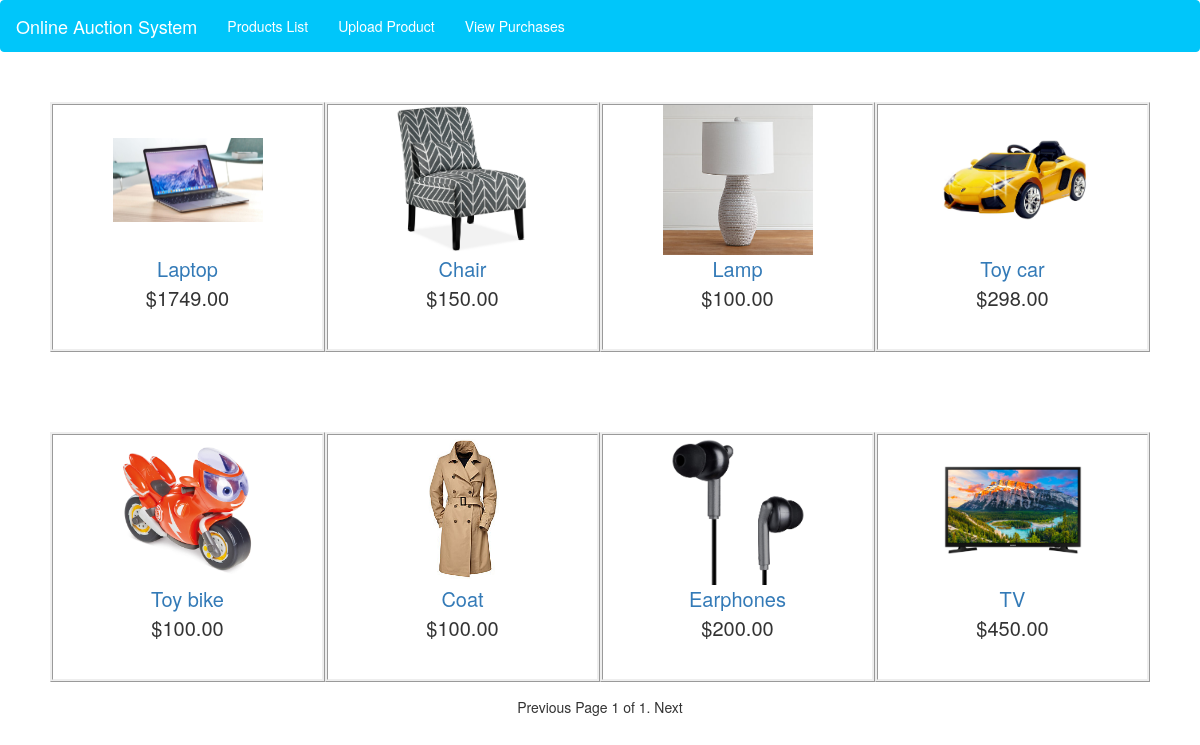
The page /home/productslist/ on the database its author committed.
### products/models.py (models this page shows)
class Product(models.Model):
	productid = models.AutoField(primary_key=True, auto_created= True)
	userid = models.IntegerField(blank = True, null =True)
	winnerid = models.IntegerField(blank = True, null =True)
	productname = models.CharField(max_length=100)
	category = models.CharField(max_length=100)
	description = models.TextField()
	price = models.DecimalField(decimal_places=2,max_digits=7)
	quantity = models.IntegerField()
	image = models.ImageField(blank = True, null =True, upload_to='static/images/')
	endtime = models.DateTimeField(blank = True, null =True)
	highestbid = models.DecimalField(decimal_places=2,max_digits=7, null=True)

### pages/views.py (the view)
# urls.py: path('home/productslist/', products_list_view, name='products-list-view'),
def products_list_view(request, *args, **kwargs):
	all_products = Product.objects.all()
	print('pg no ',request.GET.get('page'))
	if request.GET.get('page') == None:
		page_number = 1
	else:
		page_number = request.GET.get('page')
	if request.GET.get('productid') != None:
		product_id = request.GET.get('productid')
		print('productid',product_id)
		return HttpResponseRedirect(reverse('product-view',kwargs={"productid": product_id}))
	paginator = Paginator(all_products, 8) # 8 items per page
	products = paginator.page(page_number)
	return render(request, 'viewlistings.html', {'products': products})

### templates/viewlistings.html
{% extends 'home.html' %}
{% block content %}
		<div class="row" align="center" style="margin-top: 50px; margin-left: 50px; margin-right: 50px;">
			{% for instance in products %}
				<div class="col-md-3" style="border-style: ridge; height: 250px;">
				<div style="width: 150px;height: 150px"><img src="/{{instance.image}}" style="width: 150px;height: 150px;object-fit: contain;" ></div>
				<p style="font-size: 20px;">
					<a href="?productid={{instance.productid}}">{{instance.productname}}</a><br/>
					${{instance.price}}<br/>
				</p>
				</div>
		        {% if forloop.counter|divisibleby:4 and not forloop.last %}
		        </div><div class="row" align="center" style="margin-top: 80px; margin-left: 50px; margin-right: 50px;">
		        {% endif %}
			{% endfor %}
		</div>
		<div align="center" style="margin-top: 15px;">
	    	{% if products.has_previous %}
	    	<a href="?page={{products.previous_page_number}}">Previous</a> {% else %}
	    	<span>Previous</span> {% endif %}
	    	<span>
	    	Page {{products.number}} of {{products.paginator.num_pages}}.
	    	</span> {% if products.has_next %}
	    	<a href="?page={{products.next_page_number}}">Next</a> {% else %}
	    	<span>Next</span> {% endif %}
		</div>
{% endblock %}

### templates/home.html (shortened to what this page needs)
<!doctype html>
<html>
	<head>
		<link rel="stylesheet" href="https://maxcdn.bootstrapcdn.com/bootstrap/3.4.1/css/bootstrap.min.css">
		{% load static %}
		<link href="{% static 'css/main.css' %}" rel="stylesheet">
	</head>
	<body>
		<nav class="navbar navbar-default">
		  <div class="container-fluid">
		    <div class="navbar-header">
		      <a class="navbar-brand" href="{% url 'home-view' %}">Online Auction System</a>
		    </div>
		    <ul class="nav navbar-nav">
		    	<li><a href="{% url 'products-list-view' %}">Products List</a></li>
		      	<li><a href="{% url 'upload-product-view' %}">Upload Product</a></li>
		      	<li><a href="{% url 'purchases-view' %}">View Purchases</a></li>
		    </ul>
		  </div>
		</nav>
		<p>
		{% block content%}{% endblock %}
		</p>
	</body>
</html>

### static/css/main.css (style rules this page uses)
html { height:100%; }
.navbar-default { background-color: #00C6FA ; border-color: #00C6FA; }
.navbar-default a { color: white !important; }

### rows shown on the page
Product: image (picture), productname "Laptop", price "1749.00"
Product: image (picture), productname "Chair", price "150.00"
Product: image (picture), productname "Lamp", price "100.00"
Product: image (picture), productname "Toy car", price "298.00"
Product: image (picture), productname "Toy bike", price "100.00"
Product: image (picture), productname "Coat", price "100.00"
Product: image (picture), productname "Earphones", price "200.00"
Product: image (picture), productname "TV", price "450.00"

### other values the page prints
{{ products.number }} "1"
{{ products.paginator.num_pages }} "1"
